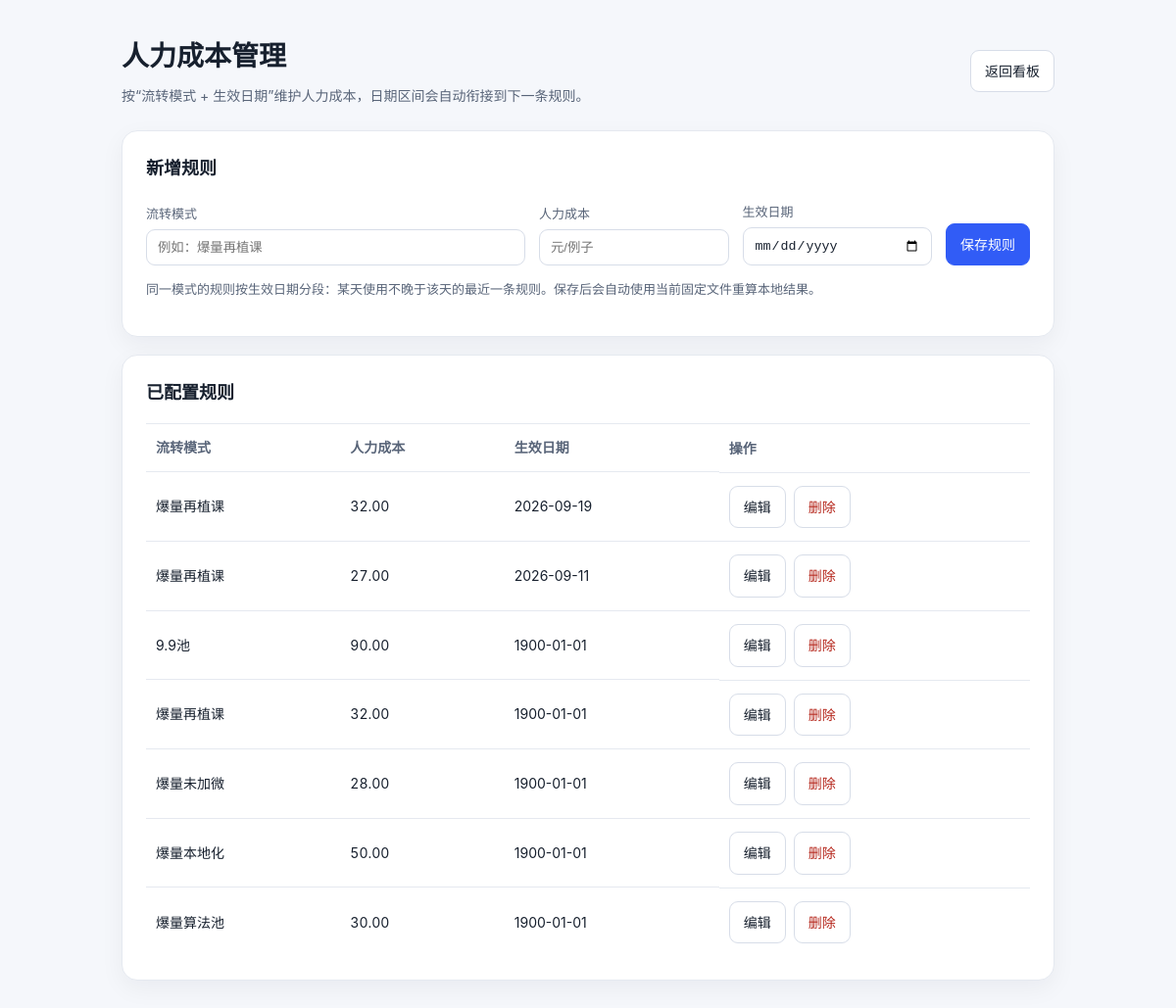
The page /admin on the database its author committed.
### tables this page shows
CREATE TABLE labor_cost_rule(
            id INTEGER PRIMARY KEY AUTOINCREMENT,
            流转模式 TEXT NOT NULL,
            人力成本 REAL NOT NULL,
            生效日期 TEXT NOT NULL,
            UNIQUE(流转模式, 生效日期));

### app.py (the view)
@app.route("/admin", methods=["GET"])
def admin():
    return render_template("admin.html", rules=load_labor_cost_rules(), modes=distinct_modes(), status=request.args.get("status"))

### pipeline.py (called while the page is built)
def load_labor_cost_rules() -> list[dict[str, Any]]:
    init_db()
    conn = sqlite3.connect(S.DB_PATH)
    conn.row_factory = sqlite3.Row
    rows = [dict(row) for row in conn.execute(
        "SELECT id, 流转模式, 人力成本, 生效日期 FROM labor_cost_rule ORDER BY 生效日期 DESC, 流转模式"
    ).fetchall()]
    conn.close()
    return rows

def _xuebu_in_sql() -> str:
    return "学部 IN (" + ",".join("?" for _ in S.XUBU_WHITELIST) + ")"

def distinct_modes() -> list[str]:
    init_db()
    conn = sqlite3.connect(S.DB_PATH)
    rows = conn.execute(
        "SELECT DISTINCT 流转模式 FROM result WHERE " + _xuebu_in_sql() + " ORDER BY 流转模式",
        list(S.XUBU_WHITELIST),
    ).fetchall()
    conn.close()
    return [row[0] for row in rows]

### templates/admin.html (shortened to what this page needs)
<!doctype html>
<html lang="zh-CN">
<head>
</head>
<body>
  <main class="page">
    <header class="topbar">
      <div><h1>人力成本管理</h1><p class="muted">按“流转模式 + 生效日期”维护人力成本，日期区间会自动衔接到下一条规则。</p></div>
      <a class="btn" href="{{ url_for('index') }}">返回看板</a>
    </header>
    <section class="card" aria-labelledby="form-title">
      <h2 id="form-title">新增规则</h2>
      <form class="form-grid" action="{{ url_for('save_admin_rule') }}" method="post">
        <label>流转模式<input name="mode" id="rule-mode" list="mode-options" required placeholder="例如：爆量再植课"></label>
        <label>人力成本<input name="labor_cost" id="rule-cost" type="number" min="0" step="0.01" required placeholder="元/例子"></label>
        <label>生效日期<input name="effective_date" id="rule-date" type="date" required></label>
        <button class="primary" type="submit" id="save-button">保存规则</button>
      </form>
      <p class="hint">同一模式的规则按生效日期分段：某天使用不晚于该天的最近一条规则。保存后会自动使用当前固定文件重算本地结果。</p>
    </section>
    <section class="card" aria-labelledby="list-title">
      <h2 id="list-title">已配置规则</h2>
      {% if rules %}
      <table><thead><tr><th>流转模式</th><th>人力成本</th><th>生效日期</th><th>操作</th></tr></thead><tbody>
        {% for rule in rules %}<tr>
          <td>{{ rule['流转模式'] }}</td><td class="cost">{{ '%.2f'|format(rule['人力成本']) }}</td><td>{{ rule['生效日期'] }}</td>
          <td class="actions"><button type="button" data-edit='{{ rule|tojson|forceescape }}'>编辑</button><form action="{{ url_for('delete_admin_rule') }}" method="post" onsubmit="return confirm('确认删除这条人力成本规则？');"><input type="hidden" name="rule_id" value="{{ rule['id'] }}"><button class="danger" type="submit">删除</button></form></td>
        </tr>{% endfor %}
      </tbody></table>
      {% else %}<p class="muted">暂无规则。</p>{% endif %}
    </section>
  </main>
</body>
</html>

### templates/admin.html (style rules this page uses)
:root { --bg:#f5f7fb; --surface:#fff; --ink:#17202e; --muted:#596579; --line:#e5e9f0; --primary:#315cf6; --danger:#b42318; }
* { box-sizing:border-box; }
body { margin:0; background:var(--bg); color:var(--ink); font:14px/1.55 -apple-system,BlinkMacSystemFont,"PingFang SC","Microsoft YaHei",Arial,sans-serif; }
.page { max-width:1000px; margin:0 auto; padding:36px 24px 64px; }
.topbar { display:flex; align-items:center; justify-content:space-between; gap:20px; margin-bottom:24px; }
h1,h2 { margin:0; }
h1 { font-size:28px; }
h2 { font-size:18px; }
.muted { color:var(--muted); margin:8px 0 0; }
.card { background:var(--surface); border:1px solid var(--line); border-radius:16px; padding:24px; margin-top:18px; box-shadow:0 8px 24px rgba(15,23,42,.05); }
.form-grid { display:grid; grid-template-columns:2fr 1fr 1fr auto; gap:14px; align-items:end; margin-top:20px; }
label { display:grid; gap:6px; color:var(--muted); font-size:13px; }
input { width:100%; border:1px solid #d7dde8; border-radius:9px; padding:10px 11px; color:var(--ink); background:#fff; }
button,.btn { border:1px solid #d7dde8; border-radius:9px; padding:10px 14px; background:#fff; color:var(--ink); text-decoration:none; cursor:pointer; font:inherit; }
.primary { background:var(--primary); border-color:var(--primary); color:#fff; }
.danger { color:var(--danger); }
table { width:100%; border-collapse:collapse; margin-top:18px; }
th,td { text-align:left; padding:13px 10px; border-top:1px solid var(--line); }
th { color:var(--muted); font-weight:600; }
td.cost { font-variant-numeric:tabular-nums; }
.actions { display:flex; gap:8px; }
.actions form { margin:0; }
.hint { color:var(--muted); font-size:13px; margin-top:14px; }

### rows shown on the page
labor_cost_rule: 流转模式 "爆量再植课", 人力成本 "32.00", 生效日期 "2026-09-19"
labor_cost_rule: 流转模式 "爆量再植课", 人力成本 "27.00", 生效日期 "2026-09-11"
labor_cost_rule: 流转模式 "9.9池", 人力成本 "90.00", 生效日期 "1900-01-01"
labor_cost_rule: 流转模式 "爆量再植课", 人力成本 "32.00", 生效日期 "1900-01-01"
labor_cost_rule: 流转模式 "爆量未加微", 人力成本 "28.00", 生效日期 "1900-01-01"
labor_cost_rule: 流转模式 "爆量本地化", 人力成本 "50.00", 生效日期 "1900-01-01"
labor_cost_rule: 流转模式 "爆量算法池", 人力成本 "30.00", 生效日期 "1900-01-01"
